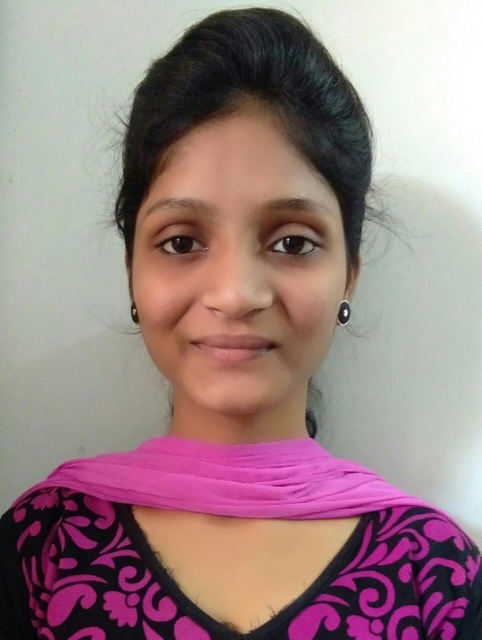
#> input picture sampleCodes/testPics/1.jpg, 963 x 1280 px (shown at 1/2 size)
$ python faceCrop3.py
#> lines starting #> are read from the running program, lines starting #| are printed output that depends on the picture; after the words box and inside, x2 and y2 are one past the last pixel; in counts of white or black regions, pixels touching at a corner belong together
import cv2
import os

def facecrop(image):
#> called with image = '1.jpg'
	facedata = "haarcascade_frontalface_alt.xml"
	cascade = cv2.CascadeClassifier(facedata)
	img = cv2.imread(image)
#> img is the input picture: shape (1280, 963, 3); mean B, G, R 131.4, 129.8, 155.1
	minisize = (img.shape[1],img.shape[0])
#> minisize = (963, 1280)
	miniframe = cv2.resize(img, minisize)
	faces = cascade.detectMultiScale(miniframe)
#> faces = [[158, 240, 618, 618]]
	for f in faces:
		x, y, w, h = [ v for v in f ]
		cv2.rectangle(img, (x,y), (x+w,y+h), (255,255,255))
		sub_face = img[y:y+h, x:x+w]
		fname, ext = os.path.splitext(image)
		cv2.imwrite(fname+"_cropped_"+ext, sub_face)
#> this loop made 1 pass
#> img: shape (1280, 963, 3); 0.2% of pixels changed, all inside (x1, y1, x2, y2) = (158, 240, 777, 859)
	return

facecrop("1.jpg")
facecrop("2.jpg")
#> call 2 of facecrop, with image = '2.jpg'
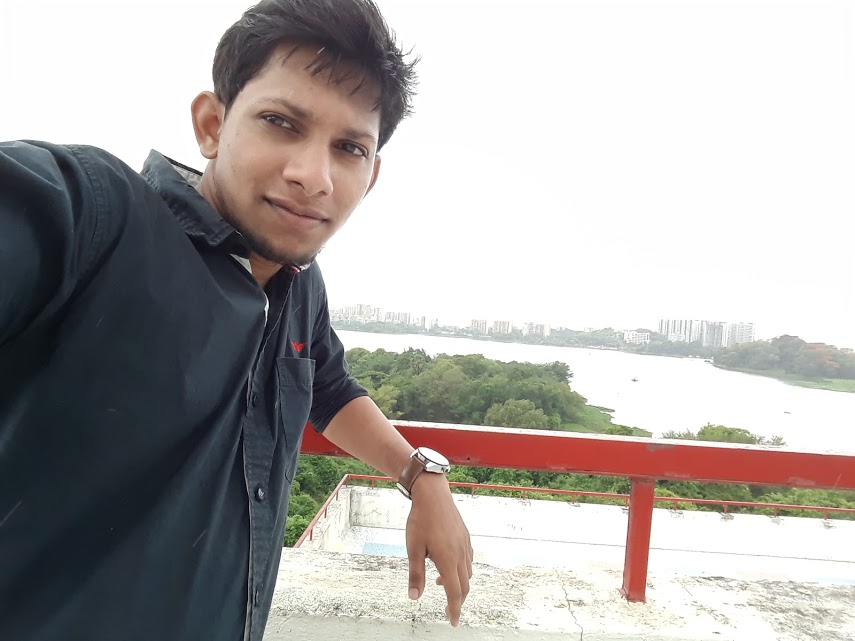
#> input picture sampleCodes/testPics/2.jpg, 855 x 641 px
#> in facecrop, img is the input picture: shape (641, 855, 3); mean B, G, R 168.8, 170.8, 174.6
#> in facecrop (call 2), `faces = cascade.detectMultiScale(miniframe)`: faces = ()
facecrop("3.jpg")
#> call 3 of facecrop, with image = '3.jpg'
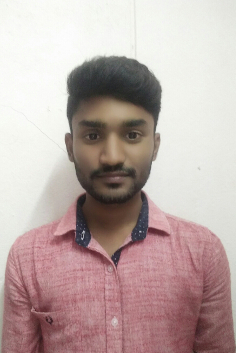
#> input picture sampleCodes/testPics/3.jpg, 236 x 353 px
#> in facecrop, img is the input picture: shape (353, 236, 3); mean B, G, R 167.7, 170.6, 188.7
#> in facecrop (call 3), `faces = cascade.detectMultiScale(miniframe)`: faces = [[56, 91, 113, 113]]
#> the loop in facecrop (call 3), `for f in faces:` made 1 pass
#> after the loop in facecrop (call 3), `for f in faces:`: img: shape (353, 236, 3); 0.54% of pixels changed, all inside (x1, y1, x2, y2) = (56, 91, 170, 205)
facecrop("a.png")
#> call 4 of facecrop, with image = 'a.png'
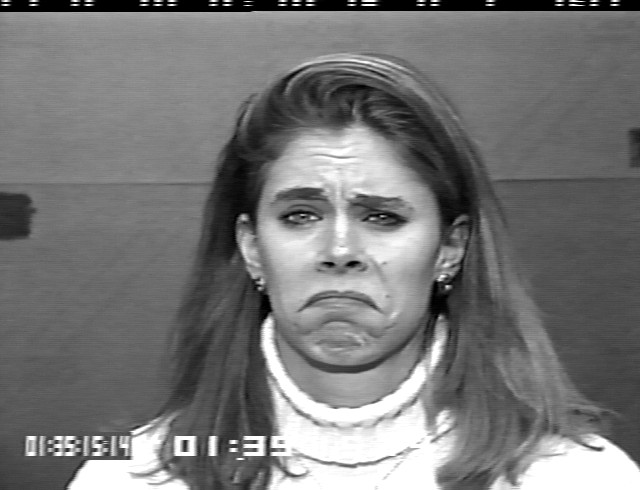
#> input picture sampleCodes/testPics/a.png, 640 x 490 px
#> in facecrop, img is the input picture: shape (490, 640, 3); min 0, max 255, mean 118.5
#> in facecrop (call 4), `faces = cascade.detectMultiScale(miniframe)`: faces = [[233, 127, 219, 219]]
#> the loop in facecrop (call 4), `for f in faces:` made 1 pass
#> after the loop in facecrop (call 4), `for f in faces:`: img: shape (490, 640, 3); 0.28% of pixels changed, all inside (x1, y1, x2, y2) = (233, 127, 453, 347)
facecrop("b.png")
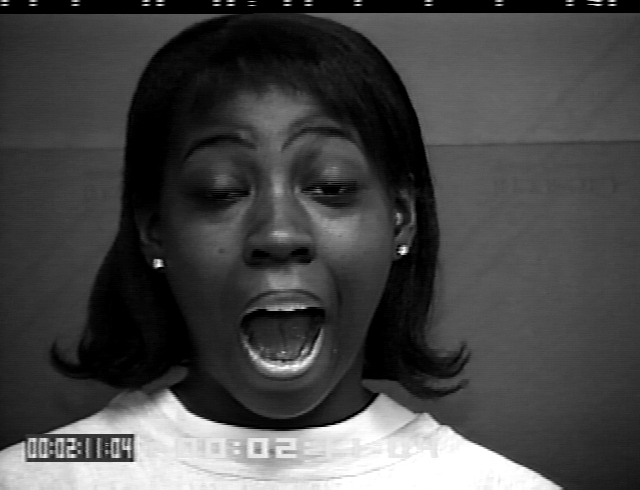
#> input picture sampleCodes/testPics/b.png, 640 x 490 px
#> in facecrop, img is the input picture: shape (490, 640, 3); min 0, max 255, mean 70.3
#> in facecrop (call 5), `faces = cascade.detectMultiScale(miniframe)`: faces = [[135, 74, 284, 284]]
#> the loop in facecrop (call 5), `for f in faces:` made 1 pass
#> after the loop in facecrop (call 5), `for f in faces:`:
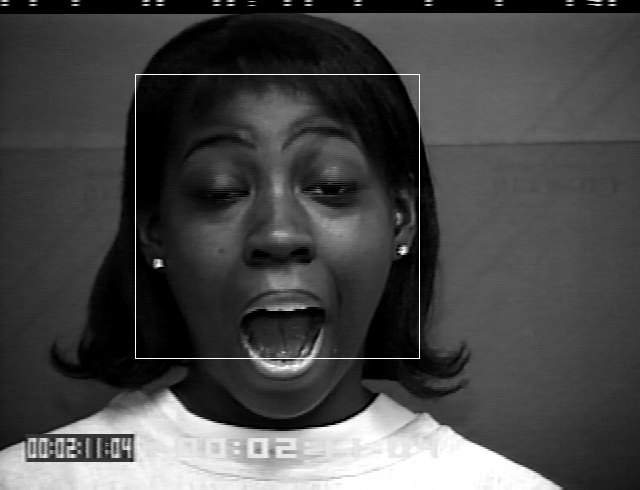
#> img: shape (490, 640, 3); 0.36% of pixels changed, all inside (x1, y1, x2, y2) = (135, 74, 420, 359)
facecrop("c.png")
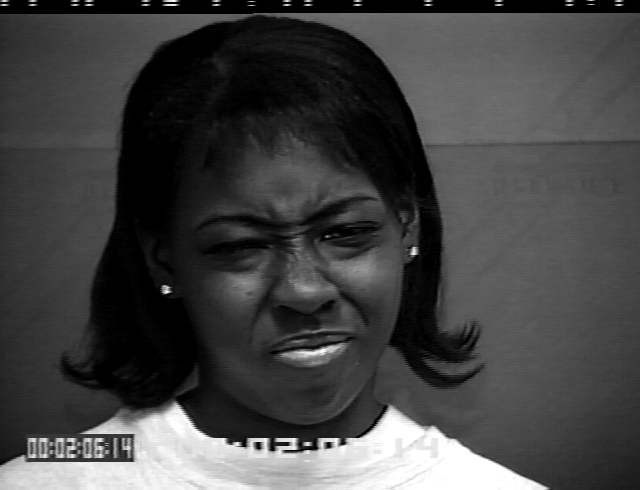
#> input picture sampleCodes/testPics/c.png, 640 x 490 px
#> in facecrop, img is the input picture: shape (490, 640, 3); min 0, max 255, mean 67.4
#> in facecrop (call 6), `faces = cascade.detectMultiScale(miniframe)`: faces = [[160, 128, 276, 276]]
#> the loop in facecrop (call 6), `for f in faces:` made 1 pass
#> after the loop in facecrop (call 6), `for f in faces:`:
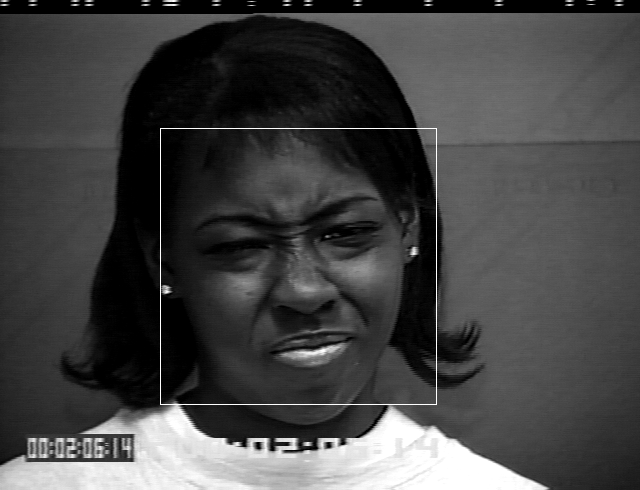
#> img: shape (490, 640, 3); 0.35% of pixels changed, all inside (x1, y1, x2, y2) = (160, 128, 437, 405)
#> (the run stopped early here; a loop or call above may not have finished)
